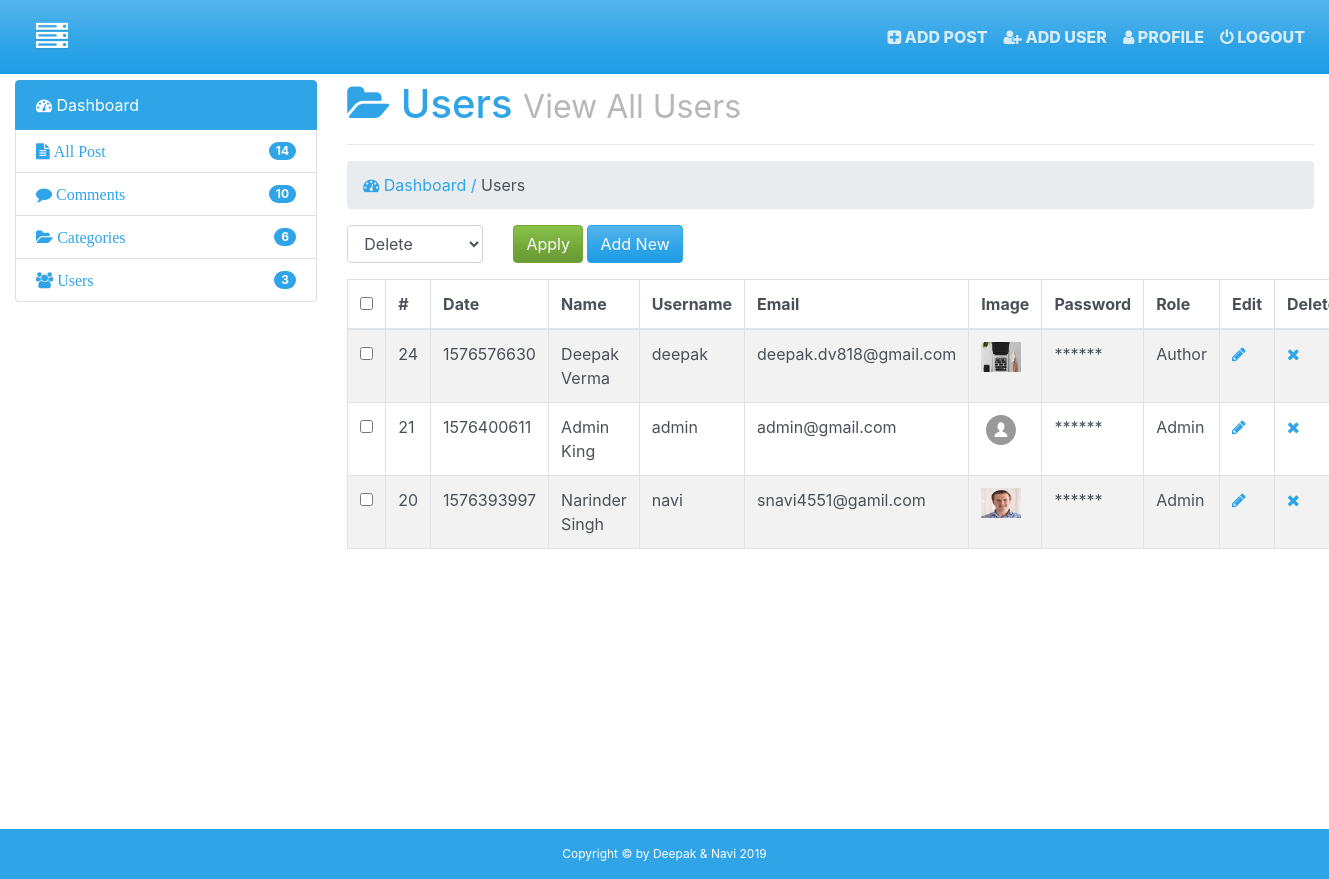
The app's page /admin/users.php (signed in), older data.
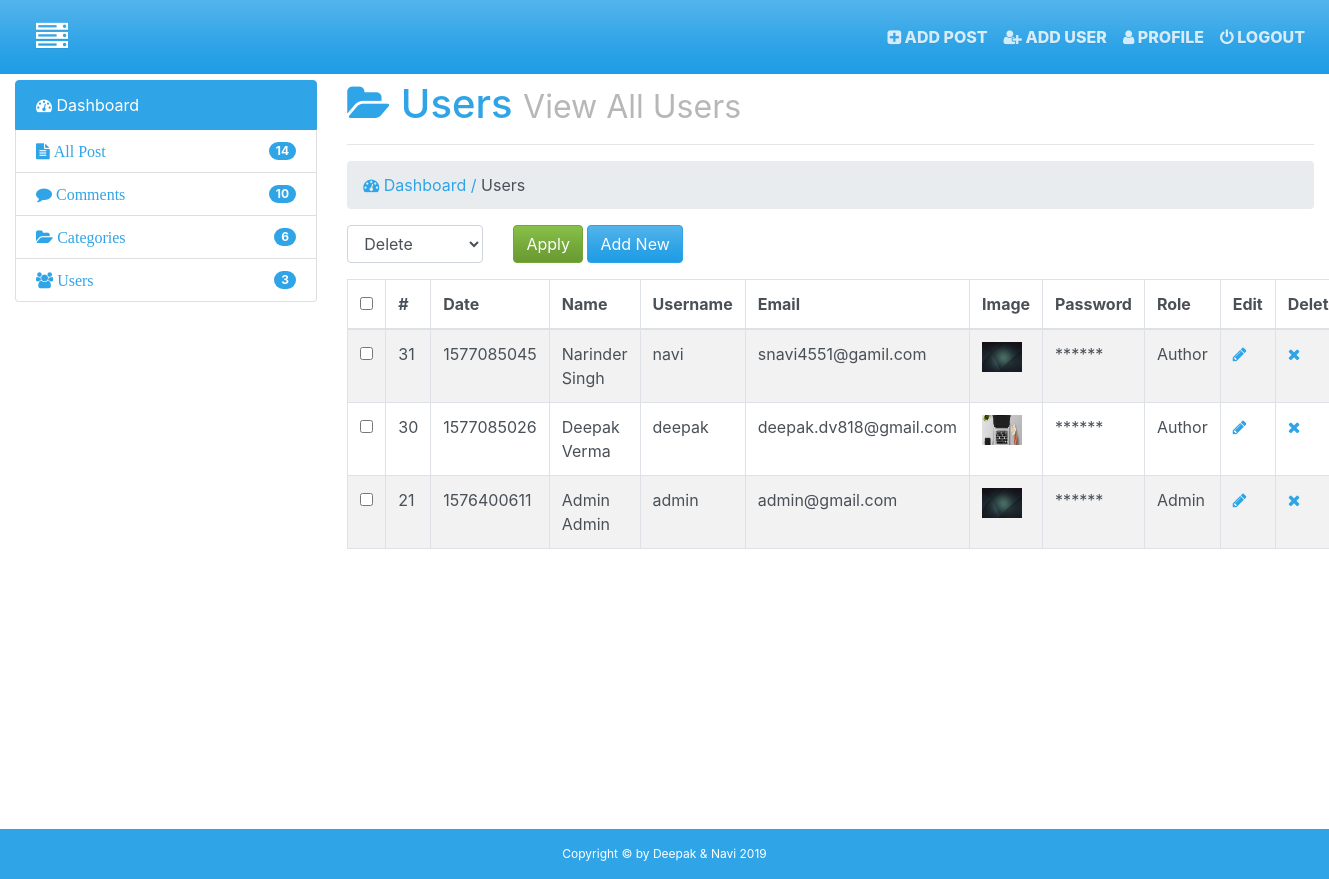
The same page, newer data.
### tables this page shows
CREATE TABLE `users` (
  `id` int(11) NOT NULL,
  `date` int(11) NOT NULL,
  `first_name` varchar(255) NOT NULL,
  `last_name` varchar(255) NOT NULL,
  `username` varchar(255) NOT NULL,
  `image` varchar(255) NOT NULL,
  `password` varchar(255) NOT NULL,
  `roll` varchar(255) NOT NULL,
  `details` text NOT NULL,
  `salt` varchar(255) NOT NULL DEFAULT '$2y$10$hellodeepakvermanaviii',
  `email` varchar(255) NOT NULL
);

### admin/users.php (the view, shortened to what this page needs)
<!DOCTYPE html>
<html>
  <head>
    <?php require_once('inc/top.php');?>
  </head>
  <body>
    <?php require_once('inc/header.php');?>
  <div class="container-fluid">
    <div class="row">
      <div class="col-md-3">
        <?php require_once('inc/sidebar.php');?>
      </div>
      <div class="col-md-9">
        <h1><i class="fa fa-folder-open"></i> Users
          <small class="smalld">View All Users</small>
          <hr>
        </h1>
        <ol class="breadcrumb">
          <li><a href="index.html"><i class="fa fa-tachometer"></i> Dashboard / </a></li>
          <li class="active"><i class="fa fa-folder-opn"></i> Users</li>
        </ol>
        <?php
      $query = "SELECT * FROM users ORDER BY id DESC";
      $run = mysqli_query($con,$query);
      if (mysqli_num_rows($run) > 0) {
        ?>
        <form action="" method="post">
        <div class="row">
          <div class="col-md-6">
                <div class="row">
                  <div class="col-md-4">
                    <div class="form-group">
                      <select class="form-control" name="bulk-options" id="">
                        <option value="delete">Delete</option>
                      </select>
                    </div>
                  </div>
                  <div class="col-md-8">
                    <input type="submit" name="" class="btn btn-success" value="Apply">
                    <a href="add-user.php" class="btn btn-primary">Add New</a>
                  </div>
                </div>
          </div>
           <div class="col-md-6">
          </div>
        </div>
        <table class="table table-hover table-bordered table-striped">
          <thead>
            <tr>
              <th><input type="checkbox" name="" id="selectallboxes"></th>
              <th>#</th>
              <th>Date</th>
              <th>Name</th>
              <th>Username</th>
              <th>Email</th>
              <th>Image</th>
              <th>Password</th>
              <th>Role</th>
              <th>Edit</th>
              <th>Delete</th>
            </tr>
          </thead>
          <tbody>
            <?php
            while ($row = mysqli_fetch_array($run)) {
              $id = $row['id'];
              $first_name = ucfirst($row['first_name']);
              $last_name = ucfirst($row['last_name']);
              $email= $row['email'];
              $username= $row['username'];
              $roll = $row['roll'];
              $image= $row['image'];
              $date = $row['date'];
            ?>
            <tr>
              <td><input type="checkbox" name="checkboxes[]" value="<?php echo $id;?>" class="checkboxes"></td>
              <td><?php  echo $id; ?></td>
              <td><?php  echo $date; ?></td>
              <td><?php echo "$first_name $last_name"; ?></td>
              <td><?php echo $username;?></td>
              <td><?php echo $email;?></td>
              <td><img src="img/<?php echo $image; ?>" alt="" class="img-responsive" width="40px;" height="30px;"></td>
              <td>******</td>
              <td><?php echo ucfirst($roll); ?></td>
              <td><a href="edit-user.php?edit=<?php echo $id; ?>"><i class="fa fa-pencil"></i></a></td>
              <td><a href="users.php?del=<?php echo  $id; ?>"><i class="fa fa-times"></i></a></td>
            </tr>
            <?php
               }
            ?>
          </tbody>
        </table>
        <?php
        }
      else{
           echo "<center><h2>No Users Avialable Now</h2></center>";
      }
        ?>
        </form>
      </div>
    </div>
  </div><br>
  <?php require_once('inc/footer.php');?>
  </body>
</html>

Row changes from the older to the newer data that the page shows:
removed users: id "24", date "1576576630", first_name "Deepak", last_name "Verma", username "deepak", email "deepak.dv818@gmail.com", image (picture), roll "Author"
removed users: id "20", date "1576393997", first_name "Narinder", last_name "Singh", username "navi", email "snavi4551@gamil.com", image (picture), roll "Admin"
added users: id "31", date "1577085045", first_name "Narinder", last_name "Singh", username "navi", email "snavi4551@gamil.com", image (picture), roll "Author"
added users: id "30", date "1577085026", first_name "Deepak", last_name "Verma", username "deepak", email "deepak.dv818@gmail.com", image (picture), roll "Author"
changed users "Admin": last_name "King" → "Admin"; image: picture added in place of a placeholder
